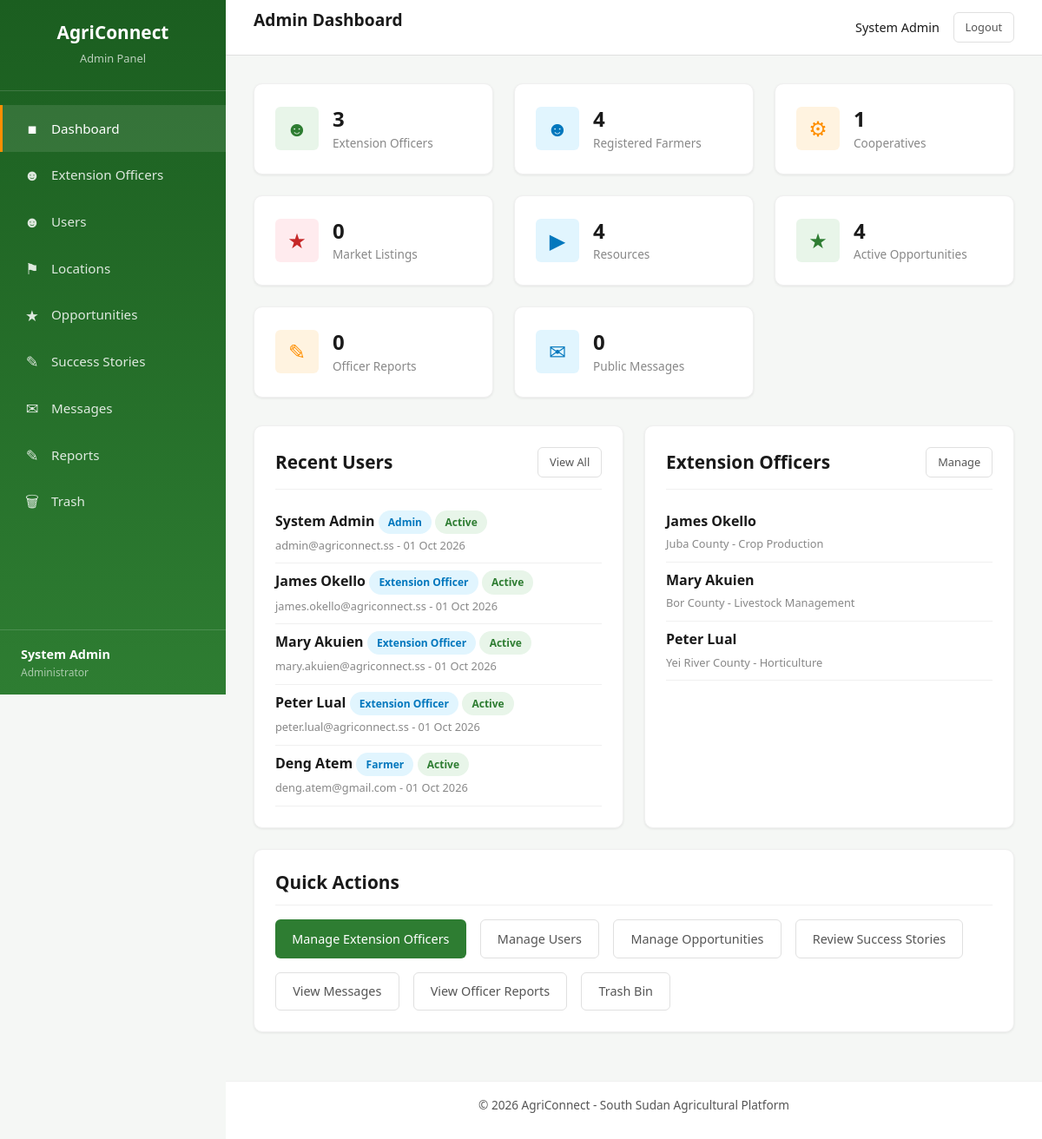
The page /frontend/admin/dashboard.php (signed in) on the database its author committed.
### tables this page shows
CREATE TABLE users (
    id INT AUTO_INCREMENT PRIMARY KEY,
    name VARCHAR(255) NOT NULL,
    email VARCHAR(255) NOT NULL UNIQUE,
    phone VARCHAR(50),
    password_hash VARCHAR(255) NOT NULL,
    role ENUM('admin', 'extension_officer', 'farmer', 'cooperative_leader') NOT NULL DEFAULT 'farmer',
    location_id INT DEFAULT NULL,
    status ENUM('active', 'inactive', 'suspended', 'pending') NOT NULL DEFAULT 'active',
    profile_photo VARCHAR(255) DEFAULT NULL,
    created_at TIMESTAMP DEFAULT CURRENT_TIMESTAMP,
    updated_at TIMESTAMP DEFAULT CURRENT_TIMESTAMP ON UPDATE CURRENT_TIMESTAMP,
    FOREIGN KEY (location_id) REFERENCES locations(id) ON DELETE SET NULL
);

CREATE TABLE locations (
    id INT AUTO_INCREMENT PRIMARY KEY,
    name VARCHAR(255) NOT NULL,
    type ENUM('state', 'county', 'payam') NOT NULL DEFAULT 'state',
    parent_id INT DEFAULT NULL,
    created_at TIMESTAMP DEFAULT CURRENT_TIMESTAMP,
    FOREIGN KEY (parent_id) REFERENCES locations(id) ON DELETE SET NULL
);

CREATE TABLE specializations (
    id INT AUTO_INCREMENT PRIMARY KEY,
    name VARCHAR(255) NOT NULL UNIQUE,
    description TEXT,
    created_at TIMESTAMP DEFAULT CURRENT_TIMESTAMP
);

### backend/check_session.php (called while the page is built, shortened)
<?php
function requireLogin($allowedRoles = []) {
    $db = getDB();
    $stmt = $db->prepare("
        SELECT u.*, eo.id as extension_officer_id
        FROM users u
        LEFT JOIN extension_officers eo ON eo.user_id = u.id
        WHERE u.id = ? AND u.status = 'active'
    ");
    $stmt->execute([$_SESSION['user_id']]);
    $user = $stmt->fetch(PDO::FETCH_ASSOC);
    unset($user['password_hash']);
    return $user;
}
function e($text) {
    return htmlspecialchars($text ?? '', ENT_QUOTES, 'UTF-8');
}
function formatDate($dateStr) {
    return date('d M Y', strtotime($dateStr));
}
?>

### frontend/admin/dashboard.php (the view, shortened to what this page needs)
<?php
require_once __DIR__ . '/../../backend/check_session.php';
$admin = requireLogin(['admin']);
$db = getDB();
$stmt = $db->query("SELECT COUNT(*) as c FROM users WHERE role = 'extension_officer' AND status = 'active'");
$statOfficers = $stmt->fetch()['c'];
$stmt = $db->query("SELECT COUNT(*) as c FROM users WHERE role = 'farmer' AND status = 'active'");
$statFarmers = $stmt->fetch()['c'];
$stmt = $db->query("SELECT COUNT(*) as c FROM cooperatives WHERE status = 'active'");
$statCooperatives = $stmt->fetch()['c'];
$stmt = $db->query("SELECT COUNT(*) as c FROM market_listings WHERE status = 'active'");
$statListings = $stmt->fetch()['c'];
$stmt = $db->query("SELECT COUNT(*) as c FROM resources WHERE status = 'active'");
$statResources = $stmt->fetch()['c'];
$stmt = $db->query("SELECT COUNT(*) as c FROM opportunities WHERE status = 'active'");
$statOpportunities = $stmt->fetch()['c'];
$stmt = $db->query("SELECT COUNT(*) as c FROM officer_reports");
$statReports = $stmt->fetch()['c'];
$stmt = $db->query("SELECT COUNT(*) as c FROM officer_reports WHERE status = 'new'");
$statNewReports = $stmt->fetch()['c'];
$stmt = $db->query("SELECT COUNT(*) as c FROM contact_messages");
$statMessages = $stmt->fetch()['c'];
$stmt = $db->query("SELECT COUNT(*) as c FROM contact_messages WHERE status = 'new'");
$statNewMessages = $stmt->fetch()['c'];
$stmt = $db->query("SELECT id, name, email, role, status, created_at FROM users ORDER BY created_at DESC LIMIT 5");
$recentUsers = $stmt->fetchAll(PDO::FETCH_ASSOC);
$stmt = $db->query("
    SELECT u.name, u.email, l.name as location_name, s.name as spec_name
    FROM extension_officers eo
    JOIN users u ON u.id = eo.user_id
    LEFT JOIN locations l ON l.id = eo.location_id
    LEFT JOIN specializations s ON s.id = eo.specialization_id
    ORDER BY eo.created_at DESC LIMIT 5
");
$recentOfficers = $stmt->fetchAll(PDO::FETCH_ASSOC);
?>
<!DOCTYPE html>
<html lang="en">
<head>
    <link rel="stylesheet" href="../assets/css/style.css">
</head>
<body>
    <div class="app-layout">
        <aside class="sidebar" id="sidebar">
            <div class="sidebar-header"><h2>AgriConnect</h2><span class="subtitle">Admin Panel</span></div>
            <nav class="sidebar-nav">
                <a href="dashboard.php" class="active"><span class="nav-icon">&#9632;</span> Dashboard</a>
                <a href="extension-officers.php"><span class="nav-icon">&#9787;</span> Extension Officers</a>
                <a href="users.php"><span class="nav-icon">&#9787;</span> Users</a>
                <a href="locations.php"><span class="nav-icon">&#9873;</span> Locations</a>
                <a href="opportunities.php"><span class="nav-icon">&#9733;</span> Opportunities</a>
                <a href="success-stories.php"><span class="nav-icon">&#9998;</span> Success Stories</a>
                <a href="messages.php"><span class="nav-icon">&#9993;</span> Messages</a>
                <a href="reports.php"><span class="nav-icon">&#9998;</span> Reports</a>
                <a href="trash.php"><span class="nav-icon">&#128465;</span> Trash</a>
            </nav>
            <div class="sidebar-user">
                <div class="user-name"><?php echo e($admin['name']); ?></div>
                <div class="user-role">Administrator</div>
            </div>
        </aside>
        <div class="main-content">
            <header class="top-header">
                <h1 class="page-title">Admin Dashboard</h1>
                <div class="header-actions">
                    <span style="font-weight:500; font-size:0.9rem;"><?php echo e($admin['name']); ?></span>
                    <a href="../logout.php" class="btn btn-outline btn-sm">Logout</a>
                </div>
            </header>
            <div class="content-area">
                <div class="stats-grid">
                    <div class="stat-card">
                        <div class="stat-icon green">&#9787;</div>
                        <div class="stat-info"><h4><?php echo $statOfficers; ?></h4><p>Extension Officers</p></div>
                    </div>
                    <div class="stat-card">
                        <div class="stat-icon blue">&#9787;</div>
                        <div class="stat-info"><h4><?php echo $statFarmers; ?></h4><p>Registered Farmers</p></div>
                    </div>
                    <div class="stat-card">
                        <div class="stat-icon orange">&#9881;</div>
                        <div class="stat-info"><h4><?php echo $statCooperatives; ?></h4><p>Cooperatives</p></div>
                    </div>
                    <div class="stat-card">
                        <div class="stat-icon red">&#9733;</div>
                        <div class="stat-info"><h4><?php echo $statListings; ?></h4><p>Market Listings</p></div>
                    </div>
                    <div class="stat-card">
                        <div class="stat-icon blue">&#9654;</div>
                        <div class="stat-info"><h4><?php echo $statResources; ?></h4><p>Resources</p></div>
                    </div>
                    <div class="stat-card">
                        <div class="stat-icon green">&#9733;</div>
                        <div class="stat-info"><h4><?php echo $statOpportunities; ?></h4><p>Active Opportunities</p></div>
                    </div>
                    <div class="stat-card">
                        <div class="stat-icon orange">&#9998;</div>
                        <div class="stat-info"><h4><?php echo $statReports; ?></h4><p>Officer Reports<?php echo $statNewReports ? ' (' . $statNewReports . ' new)' : ''; ?></p></div>
                    </div>
                    <div class="stat-card">
                        <div class="stat-icon blue">&#9993;</div>
                        <div class="stat-info"><h4><?php echo $statMessages; ?></h4><p>Public Messages<?php echo $statNewMessages ? ' (' . $statNewMessages . ' new)' : ''; ?></p></div>
                    </div>
                </div>
                <div class="grid-2">
                    <div class="card">
                        <div class="card-header">
                            <h3>Recent Users</h3>
                            <a href="users.php" class="btn btn-outline btn-sm">View All</a>
                        </div>
                        <?php if (empty($recentUsers)): ?>
                            <div class="empty-state"><p>No users yet.</p></div>
                        <?php else: ?>
                            <?php foreach ($recentUsers as $u): ?>
                                <div style="padding:0.5rem 0; border-bottom:1px solid #f0f0f0;">
                                    <strong><?php echo e($u['name']); ?></strong>
                                    <span class="badge badge-info"><?php echo e(str_replace('_', ' ', $u['role'])); ?></span>
                                    <span class="badge <?php echo $u['status'] === 'active' ? 'badge-success' : 'badge-danger'; ?>"><?php echo e($u['status']); ?></span><br>
                                    <span class="text-muted" style="font-size:0.8rem;"><?php echo e($u['email']); ?> - <?php echo formatDate($u['created_at']); ?></span>
                                </div>
                            <?php endforeach; ?>
                        <?php endif; ?>
                    </div>
                    <div class="card">
                        <div class="card-header">
                            <h3>Extension Officers</h3>
                            <a href="extension-officers.php" class="btn btn-outline btn-sm">Manage</a>
                        </div>
                        <?php if (empty($recentOfficers)): ?>
                            <div class="empty-state"><p>No extension officers yet.</p></div>
                        <?php else: ?>
                            <?php foreach ($recentOfficers as $o): ?>
                                <div style="padding:0.5rem 0; border-bottom:1px solid #f0f0f0;">
                                    <strong><?php echo e($o['name']); ?></strong><br>
                                    <span class="text-muted" style="font-size:0.8rem;">
                                        <?php echo e($o['location_name'] ?? 'N/A'); ?> - <?php echo e($o['spec_name'] ?? 'General'); ?>
                                    </span>
                                </div>
                            <?php endforeach; ?>
                        <?php endif; ?>
                    </div>
                </div>
                <div class="card">
                    <div class="card-header"><h3>Quick Actions</h3></div>
                    <div class="d-flex gap-2" style="flex-wrap:wrap;">
                        <a href="extension-officers.php" class="btn btn-primary">Manage Extension Officers</a>
                        <a href="users.php" class="btn btn-outline">Manage Users</a>
                        <a href="opportunities.php" class="btn btn-outline">Manage Opportunities</a>
                        <a href="success-stories.php" class="btn btn-outline">Review Success Stories</a>
                        <a href="messages.php" class="btn btn-outline">View Messages</a>
                        <a href="reports.php" class="btn btn-outline">View Officer Reports</a>
                        <a href="trash.php" class="btn btn-outline">Trash Bin</a>
                    </div>
                </div>
            </div>
            <footer class="app-footer"><p>&copy; 2026 AgriConnect - South Sudan Agricultural Platform</p></footer>
        </div>
    </div>
</body>
</html>

### rows shown on the page
users: name "System Admin", role "Admin", status "Active", email "admin@agriconnect.ss", created_at "01 Oct 2026"
users: name "James Okello", role "Extension Officer", status "Active", email "james.okello@agriconnect.ss", created_at "01 Oct 2026", location.name "Juba County", specializations.name "Crop Production"
users: name "Mary Akuien", role "Extension Officer", status "Active", email "mary.akuien@agriconnect.ss", created_at "01 Oct 2026", location.name "Bor County", specializations.name "Livestock Management"
users: name "Peter Lual", role "Extension Officer", status "Active", email "peter.lual@agriconnect.ss", created_at "01 Oct 2026", location.name "Yei River County", specializations.name "Horticulture"
users: name "Deng Atem", role "Farmer", status "Active", email "deng.atem@gmail.com", created_at "01 Oct 2026"

### other values the page prints
$statOfficers "3"
$statFarmers "4"
$statCooperatives "1"
$statListings "0"
$statResources "4"
$statOpportunities "4"
$statReports "0"
$statMessages "0"
